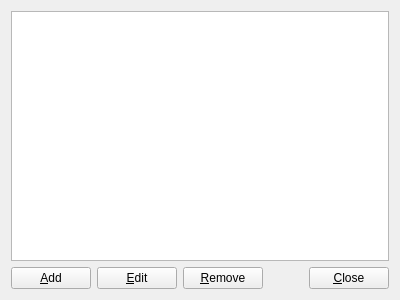
<ui version="4.0" >
 <author>John Eric Martin &lt;john.eric.martin@gmail.com></author>
 <class>RelationList</class>
 <widget class="QWidget" name="RelationList" >
  <property name="geometry" >
   <rect>
    <x>0</x>
    <y>0</y>
    <width>400</width>
    <height>300</height>
   </rect>
  </property>
  <layout class="QVBoxLayout" >
   <item>
    <widget class="QListWidget" name="relationList" />
   </item>
   <item>
    <layout class="QHBoxLayout" >
     <item>
      <widget class="QPushButton" name="addButton" >
       <property name="text" >
        <string>&amp;Add</string>
       </property>
      </widget>
     </item>
     <item>
      <widget class="QPushButton" name="editButton" >
       <property name="text" >
        <string>&amp;Edit</string>
       </property>
      </widget>
     </item>
     <item>
      <widget class="QPushButton" name="deleteButton" >
       <property name="text" >
        <string>&amp;Remove</string>
       </property>
      </widget>
     </item>
     <item>
      <spacer>
       <property name="orientation" >
        <enum>Qt::Horizontal</enum>
       </property>
       <property name="sizeHint" >
        <size>
         <width>40</width>
         <height>20</height>
        </size>
       </property>
      </spacer>
     </item>
     <item>
      <widget class="QPushButton" name="closeButton" >
       <property name="text" >
        <string>&amp;Close</string>
       </property>
      </widget>
     </item>
    </layout>
   </item>
  </layout>
 </widget>
 <includes/>
 <resources/>
 <connections/>
</ui>
